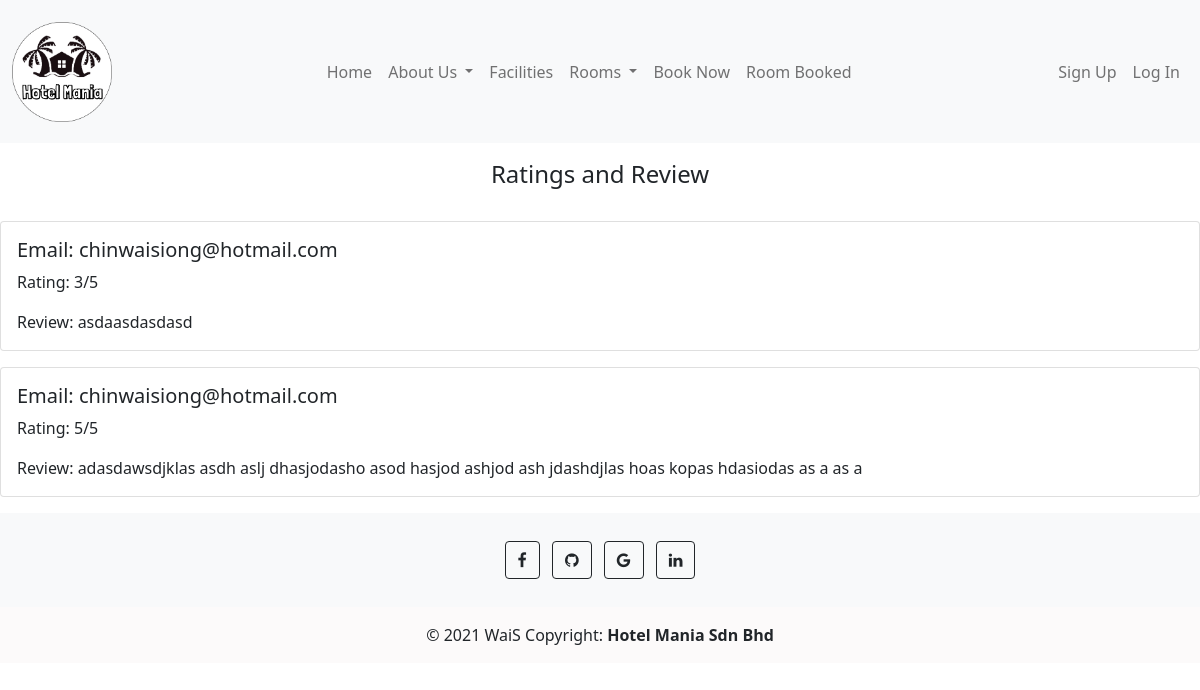
/rating_list.php, run on the app's committed database.
### tables this page shows
CREATE TABLE `ratingdb` (
  `ratingId` int(144) NOT NULL,
  `rate` int(144) NOT NULL,
  `review` text NOT NULL,
  `email` varchar(50) NOT NULL
);

### backend/config.php (called while the page is built)
<?php
require_once "product_db.php";
$product_db = new product_db();
?>

### backend/product_db.php (called while the page is built, shortened)
<?php
require_once "DBController.php";
class product_db extends DBController{
    function getRating()
    {
        $query = "SELECT * FROM ratingdb";
        $productResult = $this->getDBResult($query);
        return $productResult;
    }
}
?>

### backend/DBController.php (called while the page is built, shortened)
<?php
class DBController
{
    private $host = "localhost";
    private $user = "root";
    private $password = "";
    private $database = "hotel_mania";
    private static $conn;
    function __construct()
    {
        $this->conn = mysqli_connect($this->host, $this->user, $this->password, $this->database);
    }
    function getDBResult($query, $params = array())
    {
        $sql_statement = $this->conn->prepare($query);
        $sql_statement->execute();
        $result = $sql_statement->get_result();
        if ($result->num_rows > 0) {
            while ($row = $result->fetch_assoc()) {
                $resultset[] = $row;
            }
        }
        if (! empty($resultset)) {
            return $resultset;
        }
    }
}

### rating_list.php (the view, shortened to what this page needs)
<!DOCTYPE html>
<html lang="en">
<?php require_once "backend/config.php"; ?>
<head>
    <link rel="stylesheet" href="css/booking_history.css">
    <link href="https://cdn.jsdelivr.net/npm/bootstrap@5.1.1/dist/css/bootstrap.min.css" rel="stylesheet">
    <link rel="stylesheet" href="  https://printjs-4de6.kxcdn.com/print.min.css">
    <link rel="stylesheet" href="https://cdn.jsdelivr.net/npm/bootstrap-icons@1.6.0/font/bootstrap-icons.css">
</head>
<?php include 'include_php/header.php';?>
<body>
<h4>Ratings and Review</h4>
<?php
        $query = "SELECT * FROM ratingdb";
        $product_array = $product_db->getRating($query);
        if (!empty($product_array)) {
            foreach ($product_array as $key => $value) {
        ?>
<div class="card mb-3" style="max-width: 100em;">
    <div class="row g-0">
        <div class="card-body">
        <h5 class="card-title"><?php echo "Email: ".$product_array[$key]["email"]; ?></h5>
        <p class="card-text">Rating: <?php echo $product_array[$key]["rate"]. "/5"; ?></p>
        <p class="card-text">Review: <?php echo $product_array[$key]["review"]; ?></p>
        </div>
    </div>
  </div>
<?php } } else {
    echo "<script type='text/javascript'>alert('Please login or register your account.');</script>";
    echo "<script> location.href = './login.php';</script>";
}?>
<?php include 'include_php/footer.php';?>
  </body>
</html>

### css/booking_history.css (style rules this page uses)
html body { padding-top: 10em; }
h4 { text-align: center; padding-bottom: 1em; }
.card { margin: 0 auto; float: none; margin-bottom: 10px; }

### data on the page
ratingdb: email "chinwaisiong@hotmail.com", rate "3", review "asdaasdasdasd"
ratingdb: email "chinwaisiong@hotmail.com", rate "5", review "adasdawsdjklas asdh aslj dhasjodasho asod hasjod ashjod ash jdashdjlas hoas kopas hdasiodas as a as a"
